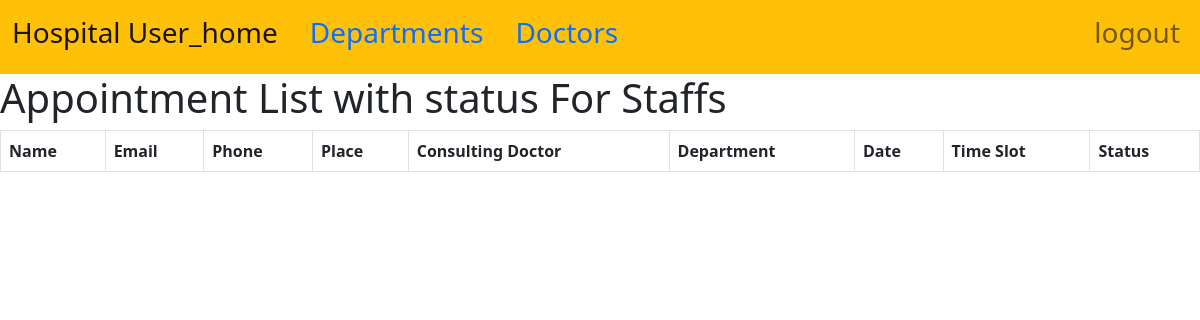
Before: /appointmentlist2 (signed in) with the older database file.
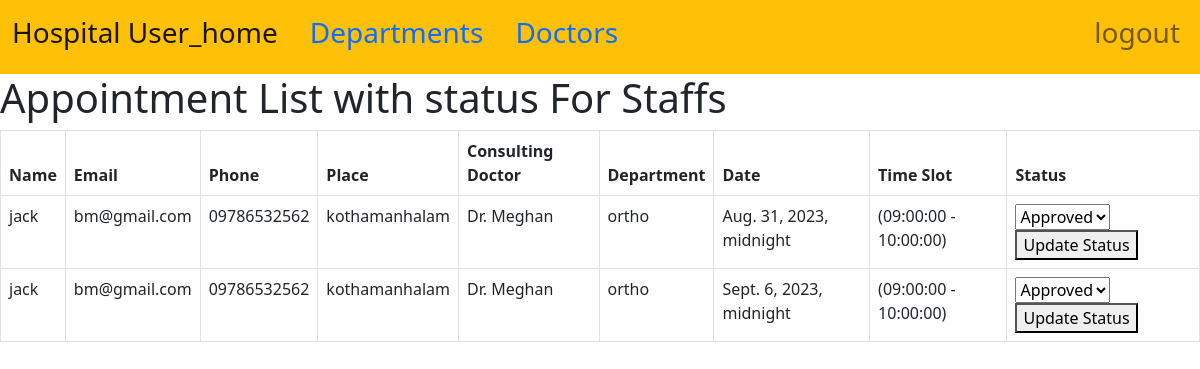
After: the same page with the newer database file.
### hospital_app/models.py (models this page shows, shortened)
class Appointment(models.Model):
    TokenNo = models.AutoField(primary_key=True, unique=True)
    patient_name = models.CharField( max_length=100,blank=False, null=False)
    patient_place = models.CharField(max_length=100, blank=False, null=False)
    patient_phone = models.CharField(max_length=100, blank=False, null=False)
    patient_email = models.EmailField(max_length=255, blank=False)
    appointment_date = models.DateTimeField()
    appointment_time = models.ForeignKey('TimeSlot', on_delete=models.CASCADE, unique_for_date='appointment_date')
    doctor = models.ForeignKey(Doctors, on_delete=models.CASCADE)
    patient_department = models.CharField(max_length=200, choices=[('ortho', 'orthopedics'), ('cardio', 'Cardiology'),
                                                                   ('derma', 'Dermatology'), ('Gynec', 'Gynecology'), ])
    status = models.CharField(max_length=50, choices=[('confirmed', 'Confirmed'), ('pending', 'Pending'),
                                                      ('rejected', 'Rejected')])
    history = models.ManyToManyField('History', blank=True, related_name='appointments')

class TimeSlot(models.Model):
    start_time = models.TimeField()
    end_time = models.TimeField()
    def __str__(self):
        return f" ({self.start_time} - {self.end_time})"

### department_doctors_app/models.py (models this page shows)
class Doctors(models.Model):
    doctor_name=models.CharField(max_length=100, unique=True, blank=False, null=False)
    doctor_department_fk = models.ForeignKey(Department, on_delete=models.CASCADE)
    qualification= models.CharField(max_length=50, unique=True, blank=False, null=False)
    photo= models.ImageField(upload_to='photos', max_length=1000)
    def __str__(self):
        return self.doctor_name

### hospital_app/views.py (the view)
# urls.py: path('appointmentlist2', views.AppointmentListView2.as_view(), name='list2'),
class AppointmentListView2(LoginRequiredMixin, ListView):
    model = Appointment
    template_name = 'view2.html'
    context_object_name = 'appointments'
    login_url = '/login/'

### templates/view2.html (shortened to what this page needs)
{% extends 'base.html' %}
{% block content %}
  <h1>Appointment List with status For Staffs </h1>
<table class="table table-bordered">
    <thead>
        <tr>
            <th>Name</th>
            <th>Email</th>
            <th>Phone</th>
            <th>Place</th>
            <th>Consulting Doctor</th>
            <th>Department</th>
            <th>Date</th>
            <th>Time Slot</th>
            <th>Status</th>
        </tr>
    </thead>
    <tbody>
        {% for i in appointments %}
        <tr>
            <td>{{ i.patient_name }}</td>
            <td>{{ i.patient_email }}</td>
            <td>{{ i.patient_phone }}</td>
            <td>{{ i.patient_place }}</td>
            <td>{{ i.doctor }}</td>
            <td>{{ i.patient_department }}</td>
            <td>{{ i.appointment_date }}</td>
            <td>{{ i.appointment_time }}</td>
            <td>
                <form method="post" action="{% url 'update_status' i.pk %}">
                        <select name="status">
                            <option value="approved">Approved</option>
                        </select>
                        <button type="submit">Update Status</button>
                </form>
            </td>
        </tr>
        {% endfor %}
    </tbody>
</table>
{% endblock %}

Changed rows visible on the page:
added Appointment: patient_name "jack", patient_email "bm@gmail.com", patient_phone "09786532562", patient_place "kothamanhalam", doctor "Dr. Meghan", patient_department "ortho", appointment_date "Aug. 31, 2023, midnight", appointment_time "(09:00:00 - 10:00:00)"
added Appointment: patient_name "jack", patient_email "bm@gmail.com", patient_phone "09786532562", patient_place "kothamanhalam", doctor "Dr. Meghan", patient_department "ortho", appointment_date "Sept. 6, 2023, midnight", appointment_time "(09:00:00 - 10:00:00)"
